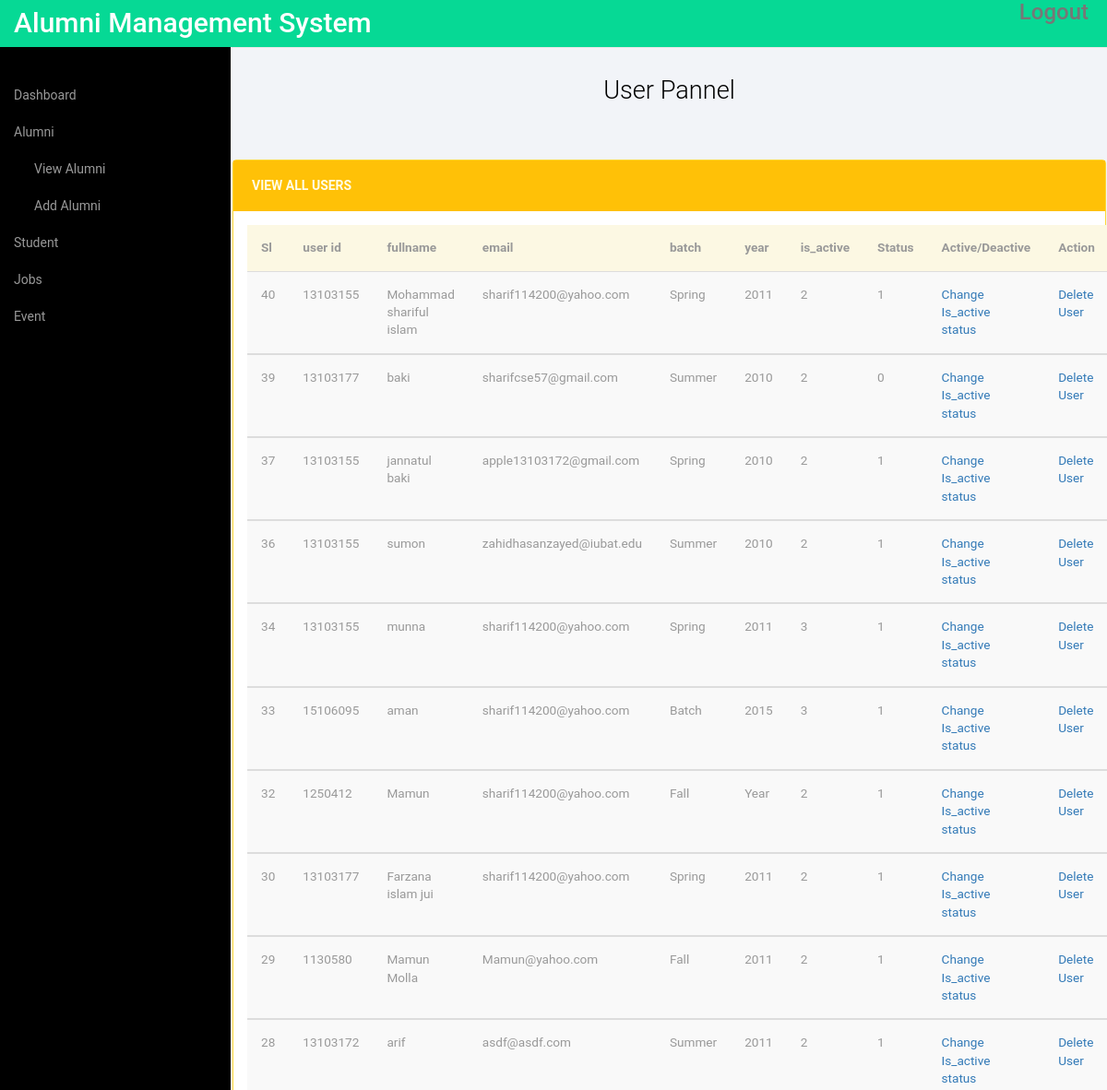
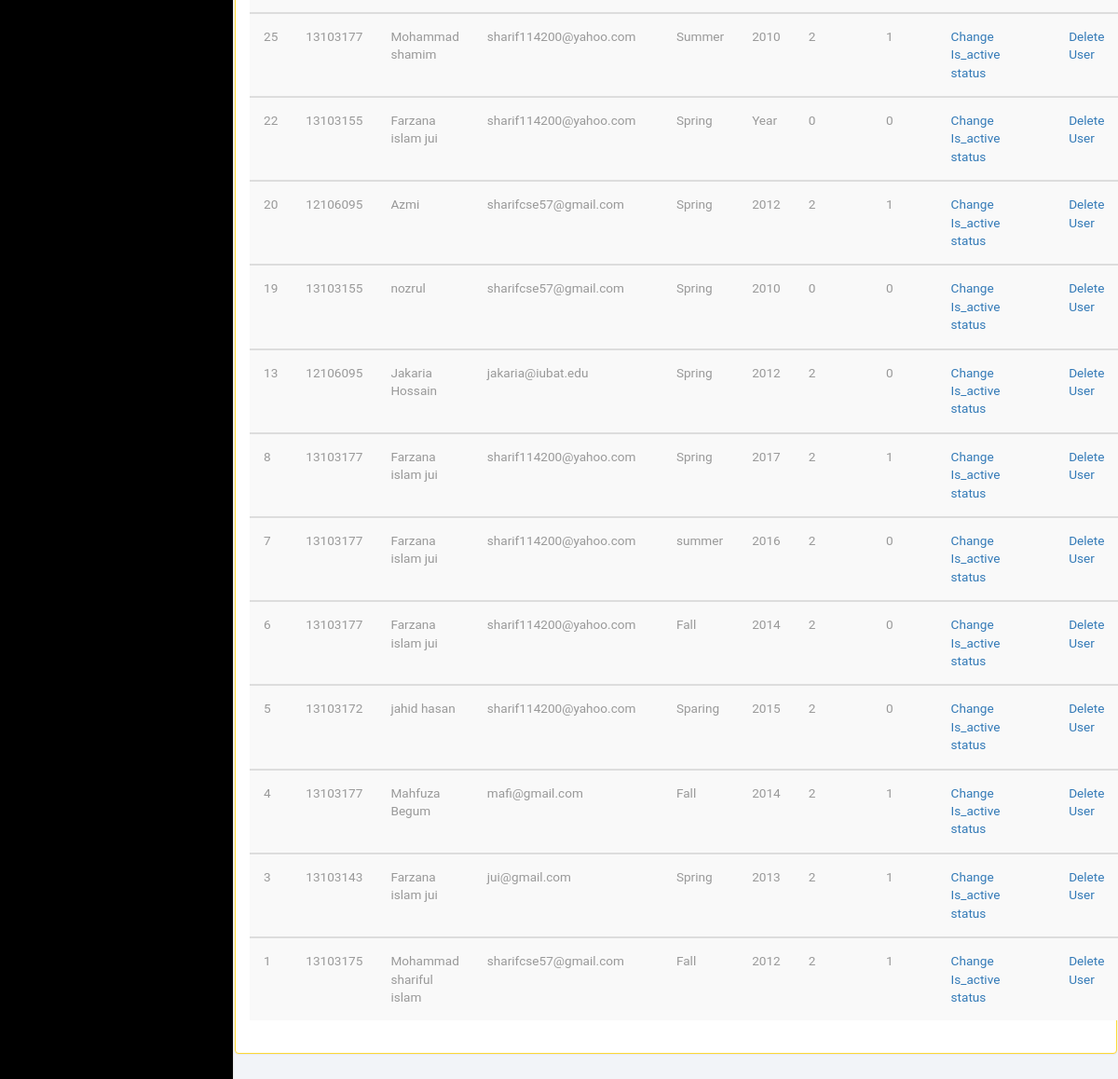
/admin_2.php, run on the app's committed database (2 pictures, top to bottom).
### tables this page shows
CREATE TABLE IF NOT EXISTS `userinfo` (
  `id` int(11) NOT NULL AUTO_INCREMENT,
  `user_id` int(11) NOT NULL,
  `fullname` varchar(60) NOT NULL,
  `email` varchar(60) NOT NULL,
  `department` varchar(60) NOT NULL,
  `batch` varchar(60) NOT NULL,
  `year` varchar(40) NOT NULL,
  `passing_year` date NOT NULL,
  `username` varchar(60) NOT NULL,
  `passward` varchar(60) NOT NULL,
  `type` int(11) NOT NULL,
  `is_active` tinyint(1) NOT NULL DEFAULT '0',
  `image` varchar(50) NOT NULL,
  PRIMARY KEY (`id`,`user_id`)
);

### admin_2.php (the view, shortened to what this page needs)
<?php
include_once'link.php';
?>
<!DOCTYPE HTML>
<html>
<head>
  <link href="csss/bootstrap.min.css" rel='stylesheet' type='text/css' />
  <link href="csss/style.css" rel='stylesheet' type='text/css' />
  <link href="csss/font-awesome.css" rel="stylesheet">
</head>
<body>
  <div id="wrapper">
     <?php include'nav.php'; ?>
  <div id="page-wrapper">
    <div class="graphs">
      <div class="xs">
        <h3 align="center">User Pannel </h3>
            <div class="row">
    <div class="panel panel-warning" data-widget="{&quot;draggable&quot;: &quot;false&quot;}" data-widget-static="">
        <div class="panel-heading">
          <h2>View All Users</h2>
        </div>
        <div class="panel-body no-padding" style="display: block;">
          <table class="table table-striped">
            <thead>
              <tr class="warning">
                <th>Sl</th>
                <th>user id</th>
                <th>fullname</th>
                <th>email</th>
                <th>batch</th>
                <th>year</th>
                <th>is_active</th>
                <th>Status</th>
                <th>Active/Deactive</th>
                <th>Action</th>
              </tr>
            </thead>
            <?php
              $sql="SELECT * FROM userinfo ORDER BY id DESC;";
              if(!($result=mysqli_query($conn,$sql)))
              {
                echo "error".mysqli_error($conn);
                exit;
              }
              if(mysqli_num_rows($result)>0)
              while ($row=mysqli_fetch_assoc($result) )
              {
           ?>
            <tbody>
              <td><?php echo $row['id'];   ?></td>
              <td><?php echo $row['user_id'];     ?></td>
              <td><?php echo $row['fullname'];    ?></td>
              <td><?php echo $row['email'];    ?></td>
              <td><?php echo $row['batch'];    ?></td>
              <td><?php echo $row['year'];    ?></td>
              <td><?php echo $row['type'];    ?></td>
              <td><?php echo $row['is_active'];    ?></td>
              <td><a href="acceptjoin.php?id=<?php echo $row['id'];?>" >Change Is_active<br> status</a></td>
              <td><a href="acd.php?id=<?php echo $row['id'];?>" >Delete User</a></td>
            </tbody>
            <?php  } ?>
          </table>
        </div>
      </div>
    </div>
  </div>
</div>
</div>
</div>
<link href="csss/custom.css" rel="stylesheet">
</body>
</html>

### csss/style.css (style rules this page uses)
h4, h5, h6, h1, h2, h3 { margin-top: 0; }
html, body { font-family: 'Roboto', sans-serif; font-size: 100%; background:#000; overflow-x: hidden; }
body a { transition:0.5s all; -webkit-transition:0.5s all; -moz-transition:0.5s all; -o-transition:0.5s all; -ms-transition:0.5s all; }
.panel .panel-heading { padding: 20px; overflow: hidden; border-top-left-radius: 0; border-top-right-radius: 0; border: 0!important; height: 55px; font-size: 14px; font-weight: 600; }
.panel-heading { padding:32px 15px 0px; border-top-left-radius:0 !important; border-top-right-radius: 0 !important; }
.graphs { padding: 2em 1em; background: #f2f4f8; font-family: 'Roboto', sans-serif; }
.xs h3, .widget_head { color:#000; font-size:1.7em; font-weight:300; margin-bottom: 1em; }
.table > thead > tr > th, .table > tbody > tr > th, .table > tfoot > tr > th, .table > thead > tr > td, .table > tbody > tr > td, .table > tfoot > tr > td { border-top: none !important; }
.panel-warning { margin-top: 2em; }
.panel.panel-warning { border-color: #fdd835; }
.panel.panel-warning .panel-heading { color: #fffde7; background-color: #ffc107; border-color: #fdd835; }
.panel .panel-heading h2 { font-size: 14px; font-weight: 700; margin: 0; text-transform: uppercase; }
.table > thead > tr > th, .table > tbody > tr > th, .table > tfoot > tr > th, .table > thead > tr > td, .table > tbody > tr > td, .table > tfoot > tr > td { font-size: 0.85em; color: #999; }
.table td, .table>tbody>tr>td, .table>tbody>tr>th, .table>tfoot>tr>td, .table>tfoot>tr>th, .table>thead>tr>td, .table>thead>tr>th { padding:15px !important; }
.table > thead > tr > th { border-bottom: 1px solid #ddd !important; }

### csss/custom.css (style rules this page uses)
#wrapper { width: 100%; }
#page-wrapper { min-height: 568px; background-color: #fff; }
@media (min-width:768px) { #page-wrapper { position: inherit; margin: 0 0 0 250px; border-left: 1px solid #e7e7e7; } }

### data on the page
userinfo: id "40", user "13103155", fullname "Mohammad shariful islam", email "sharif114200@yahoo.com", batch "Spring", year "2011", type "2", is_active "1"
userinfo: id "39", user "13103177", fullname "baki", email "sharifcse57@gmail.com", batch "Summer", year "2010", type "2", is_active "0"
userinfo: id "37", user "13103155", fullname "jannatul baki", email "apple13103172@gmail.com", batch "Spring", year "2010", type "2", is_active "1"
userinfo: id "36", user "13103155", fullname "sumon", email "zahidhasanzayed@iubat.edu", batch "Summer", year "2010", type "2", is_active "1"
userinfo: id "34", user "13103155", fullname "munna", email "sharif114200@yahoo.com", batch "Spring", year "2011", type "3", is_active "1"
userinfo: id "33", user "15106095", fullname "aman", email "sharif114200@yahoo.com", batch "Batch", year "2015", type "3", is_active "1"
userinfo: id "32", user "1250412", fullname "Mamun", email "sharif114200@yahoo.com", batch "Fall", year "Year", type "2", is_active "1"
userinfo: id "30", user "13103177", fullname "Farzana islam jui", email "sharif114200@yahoo.com", batch "Spring", year "2011", type "2", is_active "1"
userinfo: id "29", user "1130580", fullname "Mamun Molla", email "Mamun@yahoo.com", batch "Fall", year "2011", type "2", is_active "1"
userinfo: id "28", user "13103172", fullname "arif", email "asdf@asdf.com", batch "Summer", year "2011", type "2", is_active "1"
userinfo: id "25", user "13103177", fullname "Mohammad shamim", email "sharif114200@yahoo.com", batch "Summer", year "2010", type "2", is_active "1"
userinfo: id "22", user "13103155", fullname "Farzana islam jui", email "sharif114200@yahoo.com", batch "Spring", year "Year", type "0", is_active "0"
userinfo: id "20", user "12106095", fullname "Azmi", email "sharifcse57@gmail.com", batch "Spring", year "2012", type "2", is_active "1"
userinfo: id "19", user "13103155", fullname "nozrul", email "sharifcse57@gmail.com", batch "Spring", year "2010", type "0", is_active "0"
userinfo: id "13", user "12106095", fullname "Jakaria Hossain", email "jakaria@iubat.edu", batch "Spring", year "2012", type "2", is_active "0"
userinfo: id "8", user "13103177", fullname "Farzana islam jui", email "sharif114200@yahoo.com", batch "Spring", year "2017", type "2", is_active "1"
userinfo: id "7", user "13103177", fullname "Farzana islam jui", email "sharif114200@yahoo.com", batch "summer", year "2016", type "2", is_active "0"
userinfo: id "6", user "13103177", fullname "Farzana islam jui", email "sharif114200@yahoo.com", batch "Fall", year "2014", type "2", is_active "0"
userinfo: id "5", user "13103172", fullname "jahid hasan", email "sharif114200@yahoo.com", batch "Sparing", year "2015", type "2", is_active "0"
userinfo: id "4", user "13103177", fullname "Mahfuza Begum", email "mafi@gmail.com", batch "Fall", year "2014", type "2", is_active "1"
userinfo: id "3", user "13103143", fullname "Farzana islam jui", email "jui@gmail.com", batch "Spring", year "2013", type "2", is_active "1"
userinfo: id "1", user "13103175", fullname "Mohammad shariful islam", email "sharifcse57@gmail.com", batch "Fall", year "2012", type "2", is_active "1"
